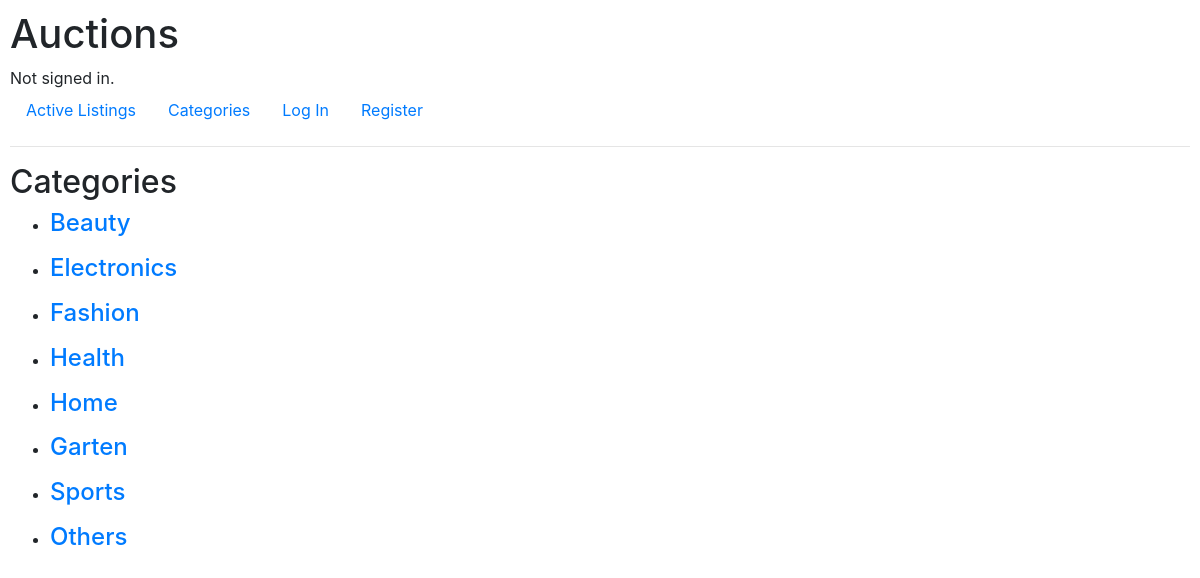
The page /categories on the database its author committed.
### auctions/models.py (models this page shows, shortened)
class Category(models.Model):
    name = models.CharField(max_length=130, unique=True)

### auctions/views.py (the view)
# urls.py: path("categories", views.display_categories, name="display-categories"),
def display_categories(request):
    context = {
        "categories" : Category.objects.all()
    }
    return render(request, "auctions/categories.html", context)

### auctions/templates/auctions/categories.html
{% extends "auctions/layout.html" %}
{% block body %}
<h2> Categories </h2>
{% for category in categories %}
<div>
    <ul>
        <li>
            <a href="{% url 'category-items' category.name %}">
                <h4>{{category.name}}</h4>
            </a>
        </li>
    </ul>
</div>
{% endfor %}
{% endblock %}

### auctions/static/auctions/styles.css (style rules this page uses)
body { padding: 10px; }

### rows shown on the page
Category: name "Beauty"
Category: name "Electronics"
Category: name "Fashion"
Category: name "Health"
Category: name "Home"
Category: name "Garten"
Category: name "Sports"
Category: name "Others"
